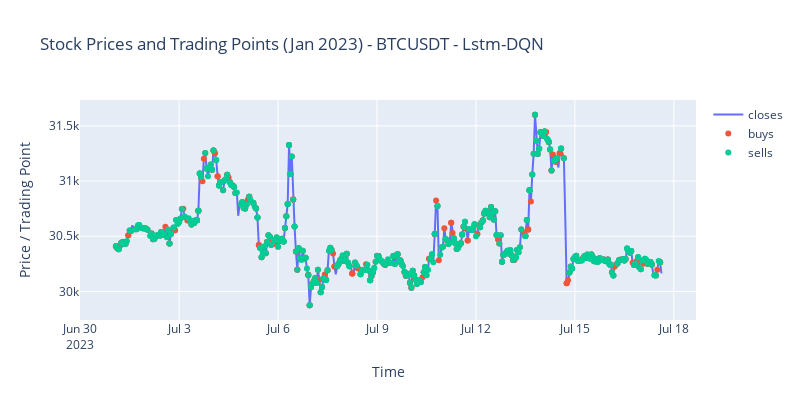

This figure's notebook cell:
### Code cell
# result_lstm = {'time': time,'closes': closes ,'buys': buys, 'sells': sells, "history_capital": history_capital, "history_profit": history_profit}
# # Create the DataFrame
# df_lstm = pd.DataFrame(result_lstm)

import plotly.graph_objects as go

# Create traces
fig = go.Figure()
fig.add_trace(go.Scatter(x=df_lstm["time"], y=df_lstm["closes"],
                    mode='lines',
                    name='closes'))
# Add 'buys' trace with an offset of 5 units along the y-axis
fig.add_trace(go.Scatter(x=df_lstm["time"], y=df_lstm["buys"],
                         mode='markers',
                         name='buys'))

# Add 'sells' trace with an offset of -5 units along the y-axis
fig.add_trace(go.Scatter(x=df_lstm["time"], y=df_lstm["sells"] ,
                         mode='markers',
                         name='sells'))
# Set the title
fig.update_layout(title='Stock Prices and Trading Points (Jan 2023) - BTCUSDT - Lstm-DQN',
                  xaxis=dict(title='Time'),
                  yaxis=dict(title='Price / Trading Point'))
fig.update_layout(width=800, height=400)

fig.show()

### Figure 1 — Plotly figure (JSON) as saved in the notebook; plotly's stock layout.template omitted (floating-point values rounded to 4 significant figures; data arrays with more than 128 entries replaced by an {"elided": "..."} marker saying what was removed)
{"data": [{"mode": "lines", "name": "closes", "type": "scatter", "x": {"elided": "1990 str values"}, "y": {"elided": "1990 float values"}}, {"mode": "markers", "name": "buys", "type": "scatter", "x": {"elided": "1990 str values"}, "y": {"elided": "1990 float values"}}, {"mode": "markers", "name": "sells", "type": "scatter", "x": {"elided": "1990 str values"}, "y": {"elided": "1990 float values"}}], "layout": {"height": 400, "title": {"text": "Stock Prices and Trading Points (Jan 2023) - BTCUSDT - Lstm-DQN"}, "width": 800, "xaxis": {"title": {"text": "Time"}}, "yaxis": {"title": {"text": "Price / Trading Point"}}}}
